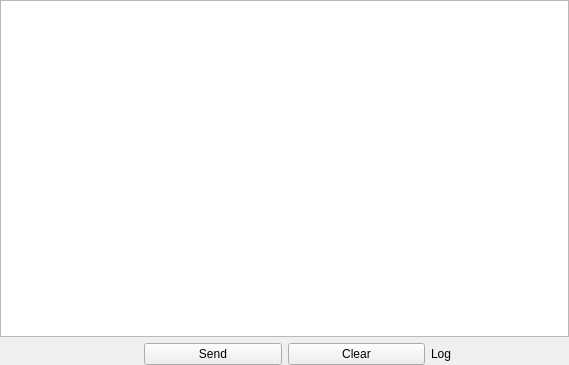
<?xml version="1.0" encoding="UTF-8"?>
<ui version="4.0">
 <class>CTerminal</class>
 <widget class="QWidget" name="CTerminal">
  <property name="geometry">
   <rect>
    <x>0</x>
    <y>0</y>
    <width>569</width>
    <height>365</height>
   </rect>
  </property>
  <property name="windowTitle">
   <string>Form</string>
  </property>
  <layout class="QVBoxLayout" name="verticalLayout">
   <property name="leftMargin">
    <number>0</number>
   </property>
   <property name="topMargin">
    <number>0</number>
   </property>
   <property name="rightMargin">
    <number>0</number>
   </property>
   <property name="bottomMargin">
    <number>0</number>
   </property>
   <item>
    <widget class="QTextEdit" name="textEdit"/>
   </item>
   <item>
    <layout class="QHBoxLayout" name="sendHorizontalLayout">
     <property name="spacing">
      <number>6</number>
     </property>
     <item>
      <widget class="CLineEdit" name="sendLineEdit" native="true"/>
     </item>
     <item>
      <widget class="QPushButton" name="sendButton">
       <property name="text">
        <string>Send</string>
       </property>
      </widget>
     </item>
     <item>
      <widget class="QPushButton" name="clearButton">
       <property name="text">
        <string>Clear</string>
       </property>
      </widget>
     </item>
     <item>
      <widget class="CCheckbox" name="logCheckBox">
       <property name="text">
        <string>Log</string>
       </property>
      </widget>
     </item>
    </layout>
   </item>
  </layout>
 </widget>
 <customwidgets>
  <customwidget>
   <class>CLineEdit</class>
   <extends>QWidget</extends>
   <header>CSdk/CLineEdit.h</header>
   <container>1</container>
  </customwidget>
  <customwidget>
   <class>CCheckbox</class>
   <extends>QLabel</extends>
   <header>CSdk/CCheckbox.h</header>
  </customwidget>
 </customwidgets>
 <resources/>
 <connections/>
</ui>
